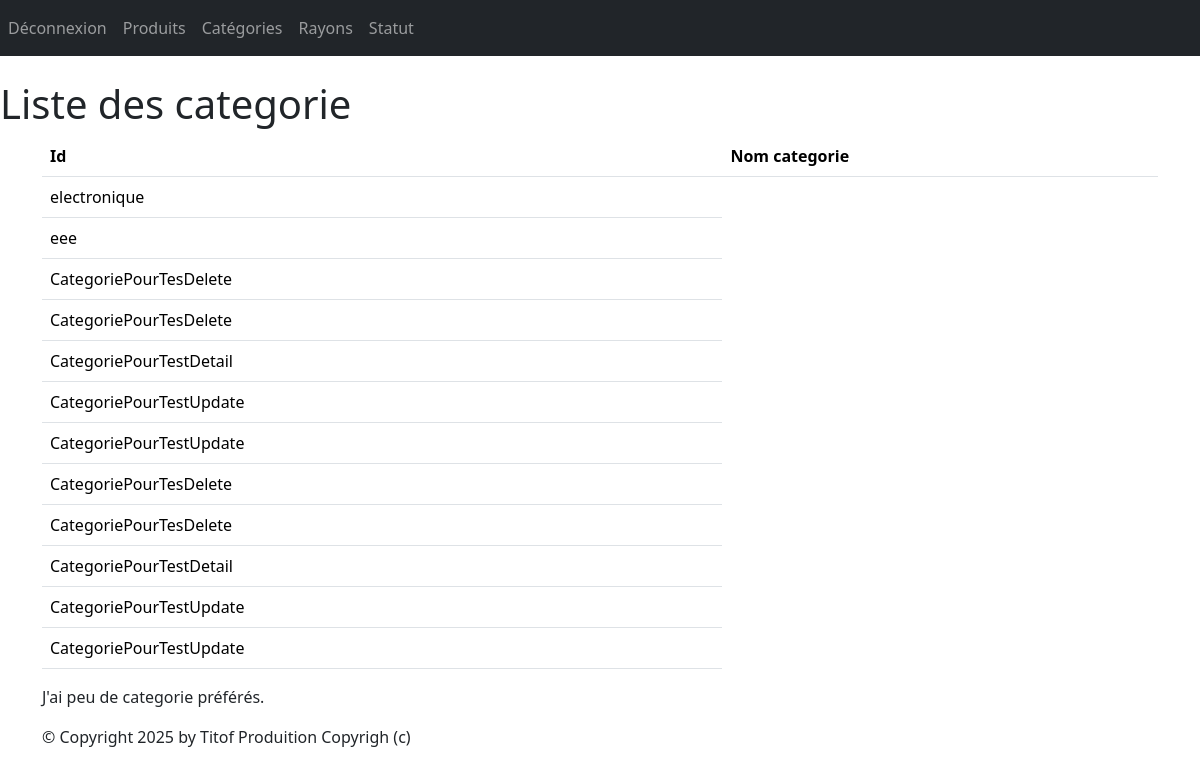
Page /monApp/ListCat (signed in) on the committed database.
### monApp/models.py (models this page shows, shortened)
class Categorie(models.Model):
    idCat = models.AutoField(primary_key=True)
    nomCat = models.CharField(max_length=100)

### monApp/views.py (the view)
# urls.py: path("ListCat", views.ListCat, name="ListCat"),
def ListCat(request):
    cat=Categorie.objects.all()
    return render(request, 'monApp/listeCat.html',{'cat': cat})

### monApp/templates/monApp/listeCat.html
        {% extends 'monApp/base.html' %}
{% block menu %}
<h1>Liste des categorie</h1>
{% endblock %}
{% block contenu %}
<table class="table">
<thead>
<th>Id</th>
<th>Nom categorie</th>
</thead>
<tbody>
{% for categorie in cat %}
<tr>
<td>{{ categorie.nomCat }} </td>
</tr>
{% endfor %}
</tbody>
</table>
<p>
J'ai
{% if prdts|length < 5 %}
peu de
{% elif prdts|length < 10 %}
quelques
{% else %}
beaucoup de
{% endif %}
categorie préférés.
</p>
{% endblock %}

### static/styles.css (style rules this page uses)
h1 { color: red }

### rows in the picture
Categorie: nomCat "electronique"
Categorie: nomCat "eee"
Categorie: nomCat "CategoriePourTesDelete"
Categorie: nomCat "CategoriePourTesDelete"
Categorie: nomCat "CategoriePourTestDetail"
Categorie: nomCat "CategoriePourTestUpdate"
Categorie: nomCat "CategoriePourTestUpdate"
Categorie: nomCat "CategoriePourTesDelete"
Categorie: nomCat "CategoriePourTesDelete"
Categorie: nomCat "CategoriePourTestDetail"
Categorie: nomCat "CategoriePourTestUpdate"
Categorie: nomCat "CategoriePourTestUpdate"
